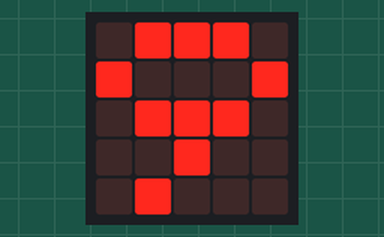
Simulated run of this program. Board: BBC micro:bit (MakeCode). Parts: the board's 5×5 LED display.

Above: at 0.1 s.
At 0.9 s:
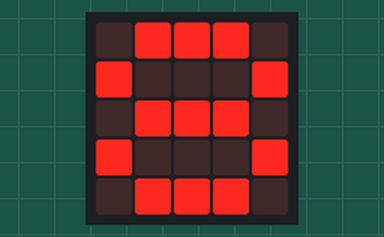
At 1.8 s:
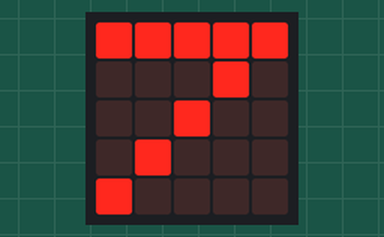
At 3.5 s:
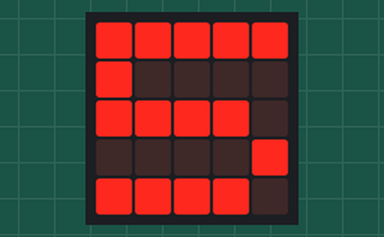
At 5.2 s:
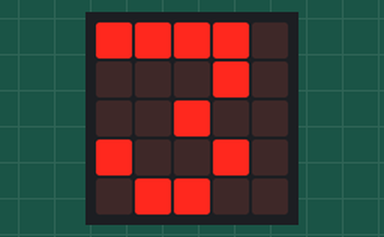
At 7.7 s:
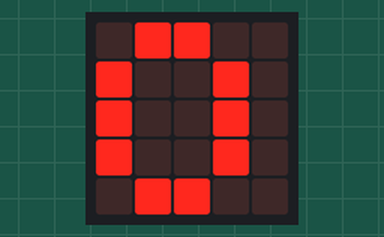

Measured:
- what the display in image 1 shows lasts 0.8 s, from 0.9 s to 1.7 s

The program:

main.ts
```typescript
basic.showString("9")
basic.pause(100)
basic.showString("8")
basic.pause(100)
basic.showString("7")
basic.pause(100)
basic.showString("6")
basic.pause(100)
basic.showString("5")
basic.pause(100)
basic.showString("4")
basic.pause(100)
basic.showString("3")
basic.pause(100)
basic.showString("2")
basic.pause(100)
basic.showString("1")
basic.pause(100)
basic.showString("0")
basic.forever(function () {

})
```

test.ts
```typescript
// aquí va el archivo "tests"; esto no se compilará cuando este paquete se utilice como una extensión.
```
